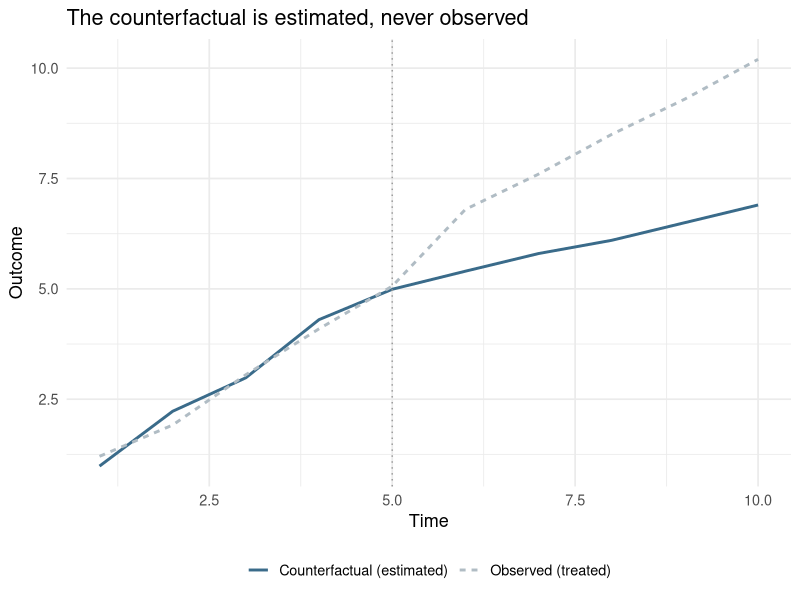

This figure's R source:
## ---- chunk 1
#| label: fig-counterfactual
#| fig-cap: "Observed outcome vs. an estimated counterfactual for a single unit"
#| fig-width: 6
#| fig-height: 4

library(ggplot2)

set.seed(42)

df <- data.frame(
  time = rep(1:10, 2),
  outcome = c(
    1:5 + rnorm(5, 0, 0.15), 6.8, 7.6, 8.5, 9.3, 10.2,           # observed (treated)
    1:5 + rnorm(5, 0, 0.15), 5.4, 5.8, 6.1, 6.5, 6.9             # counterfactual (estimated)
  ),
  series = rep(c("Observed (treated)", "Counterfactual (estimated)"), each = 10)
)

ggplot(df, aes(time, outcome, color = series, linetype = series)) +
  geom_line(linewidth = 1) +
  geom_vline(xintercept = 5, linetype = "dotted", color = "grey60") +
  scale_color_manual(values = c("#3a6b8a", "#b0bcc4")) +
  labs(
    x = "Time",
    y = "Outcome",
    color = NULL,
    linetype = NULL,
    title = "The counterfactual is estimated, never observed"
  ) +
  theme_minimal(base_size = 13) +
  theme(legend.position = "bottom")
